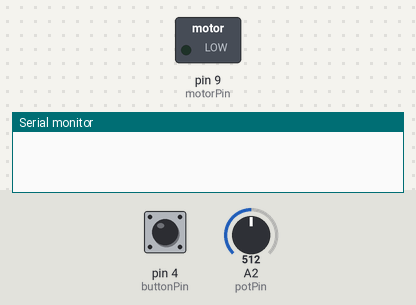
Simulated run of this sketch. Board: Arduino Uno, built with avr-gcc and run on an emulated ATmega328P. On the bench: switched loads named in the sketch (green lamp = pin HIGH), the last lines printed to the serial monitor. The test bench sets the inputs (shaded band); at power-on: pin 4 (buttonPin) LOW, A2 (potPin) = 512.

Above: at 1.2 s.
1.3 s: pin 4 (buttonPin) pulled HIGH for 0.15 s
At 2.3 s:
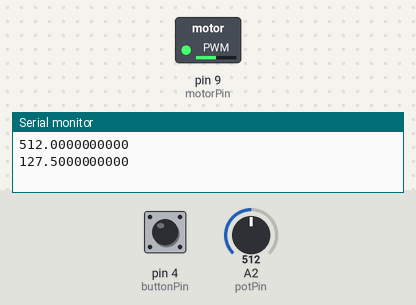
7.4 s: A2 (potPin) set to 900
At 8.4 s:
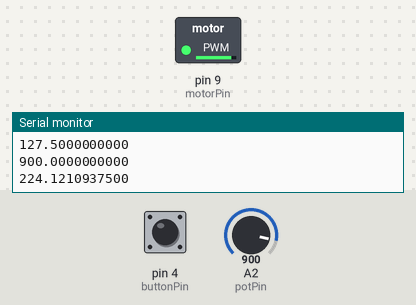
10.4 s: A2 (potPin) set to 716
13.4 s: A2 (potPin) set to 511
16.4 s: pin 4 (buttonPin) pulled HIGH for 1 s
At 17.2 s:
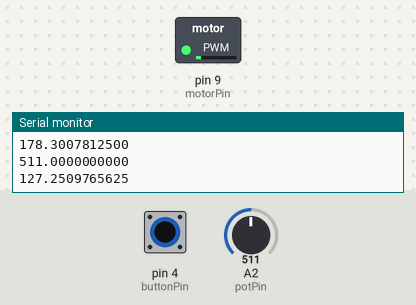
Timing chart, 0 to 19.4 s (numbered marks = the images above; inputs shaded):
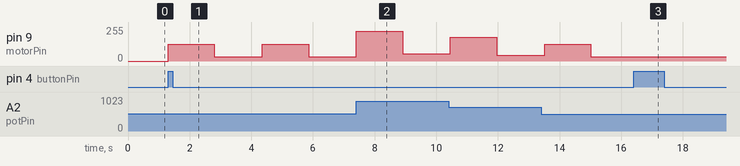

The sketch:

Motor_Test.ino
```cpp
const int motorPin = 9;
const int potPin = 2;
const int buttonPin = 4;
int potValue = 0;

int buttonPreviousState = 0;
int buttonCurrentState = 0;
boolean buttonLatch = false;

boolean runProgram = false;

void setup()
{
  // Set up the motor pin to be an output:
  pinMode(motorPin, OUTPUT);
  pinMode(potPin, INPUT);
  pinMode(buttonPin, INPUT);
  Serial.begin(9600);

}
void loop()
{
  determineButtonState();
  if(runProgram)
  {
    motorOnThenOffWithSpeed();
  }
  delay(50);

}
void motorOnThenOffWithSpeed()
{
  float potValue = analogRead(potPin);  //Get value(0-1024) of potentiometer

  float Speed1 = (255)*(potValue/1024);  // between 0 (stopped) and 255 (full speed)
  int Time1 = 1500;  // milliseconds for speed 1
  Serial.println(potValue, DEC);
  Serial.println(Speed1, DEC);
  analogWrite(motorPin, Speed1);  // turns the motor On
  delay(Time1);                   // delay for onTime milliseconds

  float Speed2 = Speed1/4;   // between 0 (stopped) and 255 (full speed)
  int Time2 = 1500;  // milliseconds to turn the motor off
  analogWrite(motorPin, Speed2);  // turns the motor Off
  delay(Time2);                   // delay for offTime milliseconds
}

void determineButtonState()
{
  buttonCurrentState = digitalRead(buttonPin);

  if(buttonCurrentState != buttonPreviousState)
  {
    if(buttonCurrentState == HIGH && buttonLatch == false)
    {
      runProgram = true;
      buttonLatch = true;
    }
    else if (buttonCurrentState == HIGH && buttonLatch == true)
    {
      runProgram = false;
      buttonLatch = false;
    }
   buttonPreviousState = buttonCurrentState;

  }


}
```

Measured:
- after the input at 1.3 s, pin 9 (motorPin): alternates 127/255 for 1.5 s and 31/255 for 1.6 s, starting at once
- after the input at 16.4 s, pin 9 (motorPin): stays 31/255 (without the input it goes to 127/255 after 0.17 s)
